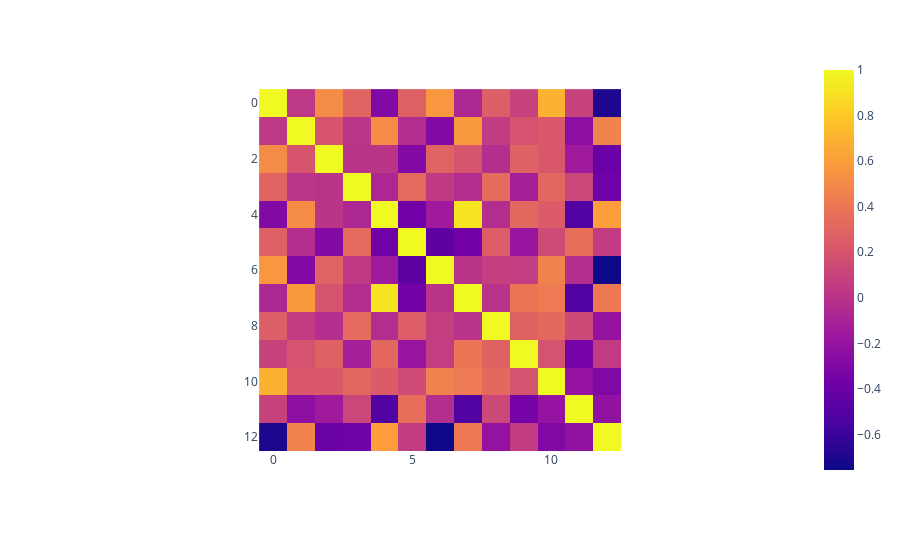

Notebook cell for this chart:
### Markdown cell above
And create a correlation matrix heatmap:

- `with px do imshow using` a list containing
    - `with dataframe do corr using`

### Code cell
px.imshow(dataframe.corr())

#<xml xmlns="https://developers.google.com/blockly/xml"><variables><variable id="+yh,Zg{hON]zy6D~.rH#">px</variable><variable id="Y+grzOaS*0=OHV6zO8m/">dataframe</variable></variables><block type="varDoMethod" id="7PkTI5@+A6#C}J7CTmyF" x="39" y="343"><field name="VAR" id="+yh,Zg{hON]zy6D~.rH#">px</field><field name="MEMBER">imshow</field><data>px:imshow</data><value name="INPUT"><block type="lists_create_with" id="g^2EaX(wo6etoMYs:5}O"><mutation items="1"></mutation><value name="ADD0"><block type="varDoMethod" id="}+yhA11{~7/NTkg`wx);"><field name="VAR" id="Y+grzOaS*0=OHV6zO8m/">dataframe</field><field name="MEMBER">corr</field><data>dataframe:corr</data></block></value></block></value></block></xml>

### Figure 1 — Plotly figure (JSON) as saved in the notebook; plotly's stock layout.template omitted (floating-point values rounded to 4 significant figures; data arrays with more than 128 entries replaced by an {"elided": "..."} marker saying what was removed)
{"data": [{"coloraxis": "coloraxis", "hovertemplate": "x: %{x}<br>y: %{y}<br>color: %{z}<extra></extra>", "type": "heatmap", "z": {"elided": "13x13 float values"}}], "layout": {"autosize": true, "coloraxis": {"colorscale": [[0, "#0d0887"], [0.1111, "#46039f"], [0.2222, "#7201a8"], [0.3333, "#9c179e"], [0.4444, "#bd3786"], [0.5556, "#d8576b"], [0.6667, "#ed7953"], [0.7778, "#fb9f3a"], [0.8889, "#fdca26"], [1, "#f0f921"]]}, "margin": {"t": 60}, "xaxis": {"autorange": true, "constrain": "domain", "domain": [0.2488, 0.7512], "range": [-0.5, 12.5], "scaleanchor": "y"}, "yaxis": {"autorange": true, "constrain": "domain", "domain": [0, 1], "range": [12.5, -0.5]}}}
